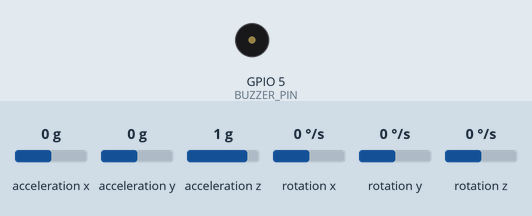
This sketch was run on a simulated ESP32. On the bench: buzzer (waves = sounding). Inputs (shaded band) come from the test bench; at power-on: acceleration x 0 g, acceleration z 1 g, acceleration y 0 g, rotation x 0 °/s, rotation y 0 °/s, rotation z 0 °/s. What the sketch prints to the serial monitor is not drawn.

Above: at 5.2 s.
5.3 s: acceleration x set to -1.2 g
6.8 s: acceleration x set to -1.5 g
At 7.05 s:
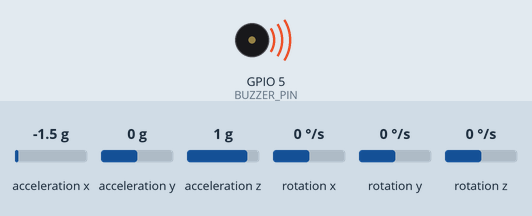
15.8 s: acceleration z set to 0.6 g
At 15.95 s:
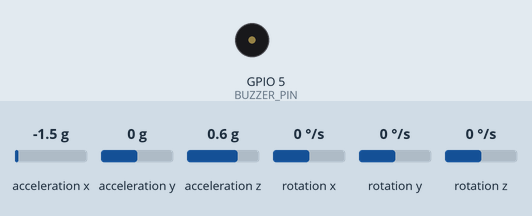
18.8 s: acceleration y set to -0.4 g
20.3 s: acceleration y set to -0.7 g
At 21.45 s:
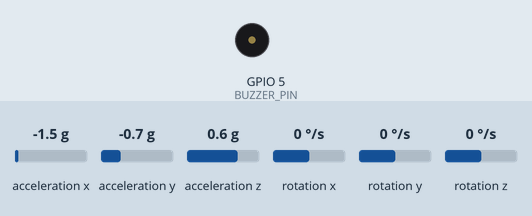
Timing chart, 0 to 24.3 s (numbered marks = the images above; inputs shaded):
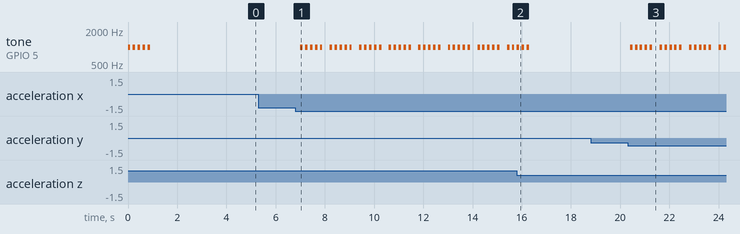

Measured:
- the behaviour switches between -1.3 and -1.4 g on acceleration x (found by bisection; images 0 and 1)
- the behaviour switches between 0.8 and 0.7 g on acceleration z (found by bisection; images 1 and 2)
- the behaviour switches between -0.5 and -0.6 g on acceleration y (found by bisection; images 2 and 3)
- after the input at 5.3 s, every drawn part: stays the same
- after the input at 6.8 s, tone on GPIO 5 (BUZZER_PIN): silent → 1000 Hz after 0.20 s, then repeats every 1.2 s: 4 × (silent 0.10 s, 1000 Hz 0.10 s), silent 0.30 s, 1000 Hz 0.10 s
- after the input at 15.8 s, tone on GPIO 5 (BUZZER_PIN): goes on until 16.3 s, then stays silent
- after the input at 18.8 s, every drawn part: stays the same
- after the input at 20.3 s, tone on GPIO 5 (BUZZER_PIN): silent → 1000 Hz after 0.11 s, then repeats every 1.2 s: 4 × (silent 0.10 s, 1000 Hz 0.10 s), silent 0.30 s, 1000 Hz 0.10 s

The sketch:

espnow_ben_phai_send_collision_recv_sleep.ino
```cpp
#include <MPU6050_tockn.h>
#include <Wire.h>
#include <freertos/FreeRTOS.h>
#include <freertos/task.h>
#include <esp_now.h>
#include <WiFi.h>

#define BUZZER_PIN 5
#define BUZZER_CHANNEL 0
#define PWM_FREQ 5000
#define PWM_RESOLUTION 8

const float LIGHT_COLLISION_THRESHOLD = 1.7;
const float MODERATE_COLLISION_THRESHOLD = 2;
const float SEVERE_COLLISION_THRESHOLD = 2.2;

uint8_t broadcastAddress[] = { 0xD8, 0xBC, 0x38, 0xFB, 0xB1, 0x90 };

typedef struct struct_message {
  bool sleepGucWarning;
  char message[32];
  float acceleration;
  char collision_type[20];
} struct_message;

struct_message myData;
MPU6050 mpu6050(Wire);
esp_now_peer_info_t peerInfo;

void OnDataRecv(const uint8_t *mac, const uint8_t *incomingData, int len) {
  memcpy(&myData, incomingData, sizeof(myData));

  if (myData.sleepGucWarning) {
    Serial.println("Cảnh báo: Ngủ gục!");
  } else {
    Serial.println("Trạng thái bình thường.");
  }
}

void OnDataSent(const uint8_t *mac_addr, esp_now_send_status_t status) {
  Serial.println(status == ESP_NOW_SEND_SUCCESS ? "Delivery Success" : "Delivery Fail");
}

void playBuzzerTone(int repeats, int duration, int frequency) {
  for (int i = 0; i < repeats; i++) {
    ledcWriteTone(BUZZER_CHANNEL, frequency);
    vTaskDelay(duration / portTICK_PERIOD_MS);
    ledcWriteTone(BUZZER_CHANNEL, 0);
    vTaskDelay(duration / portTICK_PERIOD_MS);
  }
}

void sendCollisionData(const char* collision_type, float acceleration) {
  strcpy(myData.collision_type, collision_type);
  strcpy(myData.message, "Collision Detected!");
  myData.acceleration = acceleration;
  esp_now_send(broadcastAddress, (uint8_t *)&myData, sizeof(myData));
}

// void sendSleepGucWarning(bool warningStatus) {
//   myData.sleepGucWarning = warningStatus;
//   esp_now_send(broadcastAddress, (uint8_t *)&myData, sizeof(myData));
// }

void TaskReadSensor(void *pvParameters) {
  while (true) {
    mpu6050.update();
    float accelX = mpu6050.getAccX();
    float accelY = mpu6050.getAccY();
    float accelZ = mpu6050.getAccZ();
    float totalAcceleration = sqrt(accelX * accelX + accelY * accelY + accelZ * accelZ);

    if (totalAcceleration >= LIGHT_COLLISION_THRESHOLD && totalAcceleration < MODERATE_COLLISION_THRESHOLD) {
      sendCollisionData("Light Collision", totalAcceleration);
    } else if (totalAcceleration >= MODERATE_COLLISION_THRESHOLD && totalAcceleration < SEVERE_COLLISION_THRESHOLD) {
      sendCollisionData("Moderate Collision", totalAcceleration);
    } else if (totalAcceleration >= SEVERE_COLLISION_THRESHOLD) {
      sendCollisionData("Severe Collision", totalAcceleration);
    } else {
      strcpy(myData.collision_type, "No Collision");
      strcpy(myData.message, "No Collision");
      myData.acceleration = totalAcceleration;
      esp_now_send(broadcastAddress, (uint8_t *)&myData, sizeof(myData));
    }

    vTaskDelay(50 / portTICK_PERIOD_MS);
  }
}

void TaskHandleBuzzer(void *pvParameters) {
  while (true) {
    float accelX = mpu6050.getAccX();
    float accelY = mpu6050.getAccY();
    float accelZ = mpu6050.getAccZ();
    float totalAcceleration = sqrt(accelX * accelX + accelY * accelY + accelZ * accelZ);

    if (totalAcceleration >= LIGHT_COLLISION_THRESHOLD && totalAcceleration < MODERATE_COLLISION_THRESHOLD) {
      playBuzzerTone(5, 100, 1000);
    } else if (totalAcceleration >= MODERATE_COLLISION_THRESHOLD && totalAcceleration < SEVERE_COLLISION_THRESHOLD) {
      playBuzzerTone(5, 100, 1500);
    } else if (totalAcceleration >= SEVERE_COLLISION_THRESHOLD) {
      playBuzzerTone(10, 100, 2000);
    } else {
      ledcWriteTone(BUZZER_CHANNEL, 0);
    }

    vTaskDelay(200 / portTICK_PERIOD_MS);
  }
}

void initializeESPNow() {
  WiFi.mode(WIFI_STA);
  if (esp_now_init() != ESP_OK) {
    Serial.println("Error initializing ESP-NOW");
    return;
  }
  esp_now_register_send_cb(OnDataSent);
  esp_now_register_recv_cb(OnDataRecv);

  memcpy(peerInfo.peer_addr, broadcastAddress, 6);
  peerInfo.channel = 0;
  peerInfo.encrypt = false;
  esp_now_add_peer(&peerInfo);
}

void testBuzzer() {
  playBuzzerTone(5, 100, 1000);
}

void setup() {
  Serial.begin(115200);
  Wire.begin(27, 26);
  pinMode(BUZZER_PIN, OUTPUT);
  ledcSetup(BUZZER_CHANNEL, PWM_FREQ, PWM_RESOLUTION);
  ledcAttachPin(BUZZER_PIN, BUZZER_CHANNEL);
   testBuzzer();
  Serial.println("Đang khởi tạo MPU6050...");
  mpu6050.begin();
  mpu6050.calcGyroOffsets(true);
  Serial.println("MPU6050 đã sẵn sàng!");

  initializeESPNow();

  xTaskCreatePinnedToCore(TaskReadSensor, "TaskReadSensor", 2048, NULL, 1, NULL, 0);
  xTaskCreatePinnedToCore(TaskHandleBuzzer, "TaskHandleBuzzer", 2048, NULL, 1, NULL, 1);
}

void loop() {}
```
